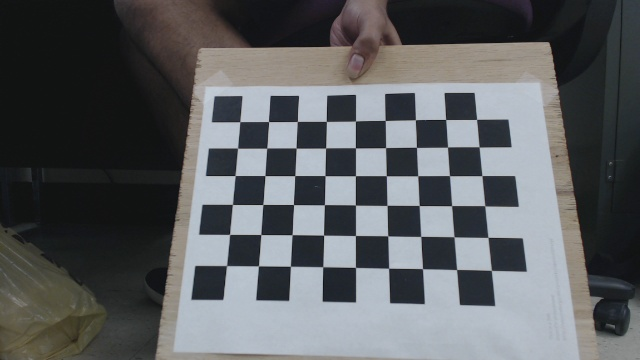
#> input picture Übungsblatt_06/calib_images/left1.jpg, 640 x 360 px; its folder holds only this picture in this run
$ python Aufgabe_01.py
#> lines starting #> are read from the running program, lines starting #| are printed output that depends on the picture; long printed decimals are rounded
import glob
import numpy as np
import cv2
image_pathes = glob.glob("calib_images\*.jpg")

objp = np.zeros((6*9,3), np.float32)
objp[:,:2] = np.mgrid[0:9,0:6].T.reshape(-1,2)


imgpoints = []
objpoints = []

for fname in image_pathes:
    img = cv2.imread(fname)
#> img is the input picture: shape (360, 640, 3); mean B, G, R 96, 93.7, 91.3
    gray = cv2.cvtColor(img,cv2.COLOR_BGR2GRAY)

    # Find the chess board corners
    ret, corners = cv2.findChessboardCorners(gray, (9,6),None)
#> ret = True; corners = 54 rows, first 8: [239.8, 121.7], [268.5, 121.5], [297.4, 121.4], [326.4, 121.4], [355.5, 121], [385.3, 120.5], [415.4, 119.7], [445.6, 119.5]

    # If found, add object points, image points (after refining them)
    if ret == True:
        objpoints.append(objp)
        img = cv2.drawChessboardCorners(img, (9,6), corners,ret)
        imgpoints.append(corners)
        #cv2.imshow('img',img)
        #cv2.waitKey(500)

ret, mtx, dist, rvecs, tvecs = cv2.calibrateCamera(objpoints, imgpoints, gray.shape[::-1],None,None)
#> ret = 0.156; mtx = [[432.6, 0, 313.7], [0, 432.4, 196.5], [0, 0, 1]]; dist = [[0.164, -0.901, -0.000837, -0.00529, 2.38]]; rvecs = ([-0.318, 0.0812, 0.0175],); tvecs = ([-2.56, -2.6, 15.14],)
cv2.destroyAllWindows()
print(mtx)
#| [[432.578    0.         313.665 ]
#|  [  0.         432.357 196.498]
#|  [  0.           0.           1.        ]]
choice = str(raw_input("fx und cx?"))
#> the answer given: 1
if(choice=="j"):
    fx = input("fx: ")
    cx = input("cx: ")
    mtx[0][0]=fx
    mtx[0][2]=cx
    print(mtx)

for i in range(0,len(objpoints)):
    test = cv2.projectPoints(objpoints[i], rvecs[i], tvecs[i], mtx, None)
    img = cv2.imread(image_pathes[i])
    img = cv2.drawChessboardCorners(img, (9,6), test[0],int(ret))
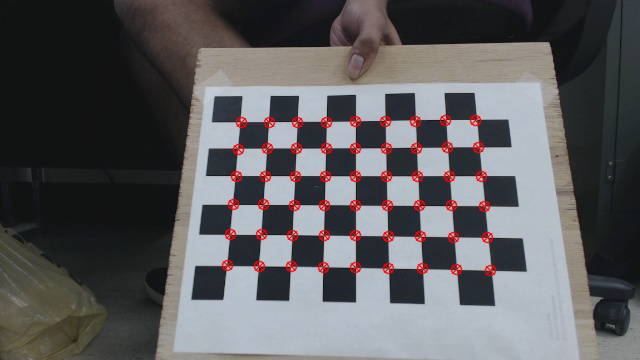
#> img: shape (360, 640, 3); mean B, G, R 94.2, 92.1, 93.3
    cv2.imshow('img',img)
    cv2.waitKey(500)

$ run again, on Übungsblatt_06/calib_images/left13.jpg
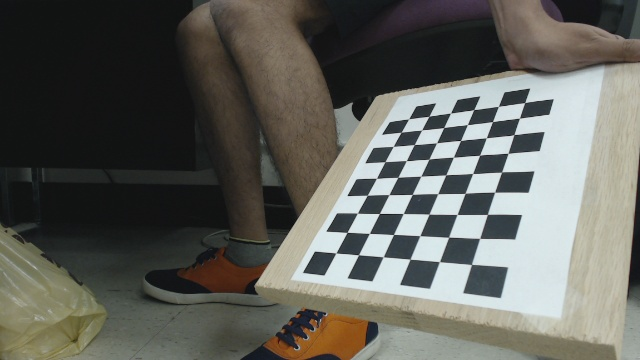
#> input picture Übungsblatt_06/calib_images/left13.jpg, 640 x 360 px
#> img is the input picture: shape (360, 640, 3); mean B, G, R 91.1, 97.2, 96.8
#> `gray = cv2.cvtColor(img,cv2.COLOR_BGR2GRAY)`:
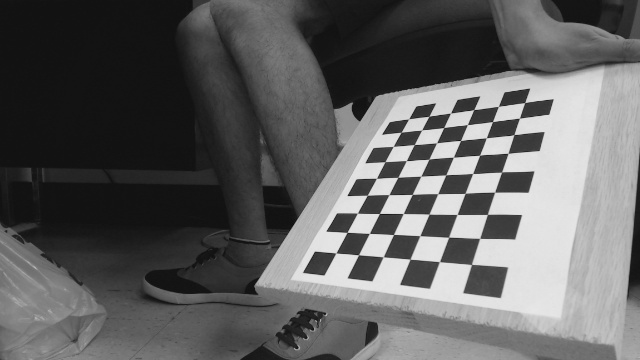
#> gray: shape (360, 640); min 14, max 234, mean 96.4
#> `ret, corners = cv2.findChessboardCorners(gray, (9,6),None)`: ret = True; corners = 54 rows, first 8: [335.8, 252.9], [347.1, 232.4], [357.4, 213.2], [367.1, 195.4], [376.4, 178.4], [385, 161.6], [393.2, 146.5], [401, 132.3]
#> `ret, mtx, dist, rvecs, tvecs = cv2.calibrateCamera(objpoints, imgpoint..`: ret = 0.247; mtx = [[486.6, 0, 290], [0, 498.8, 145.3], [0, 0, 1]]; dist = [[0.149, -0.148, -0.0123, -0.00604, -0.36]]; rvecs = ([-1.2, -0.115, -1.14],); tvecs = ([1.69, 3.87, 17.9],)
#| [[486.630   0.         290.023]
#|  [  0.         498.754 145.290 ]
#|  [  0.           0.           1.        ]]
#> `img = cv2.drawChessboardCorners(img, (9,6), test[0],int(ret))`:
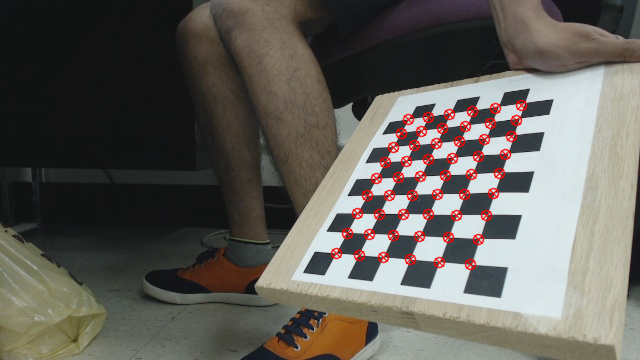
#> img: shape (360, 640, 3); mean B, G, R 89, 95.2, 98.5

$ run again, on Übungsblatt_06/calib_images/left14.jpg
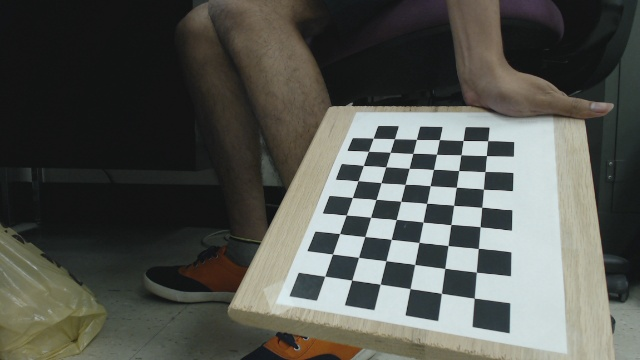
#> input picture Übungsblatt_06/calib_images/left14.jpg, 640 x 360 px
#> img is the input picture: shape (360, 640, 3); mean B, G, R 80.3, 85.9, 84.2
#> `gray = cv2.cvtColor(img,cv2.COLOR_BGR2GRAY)`:
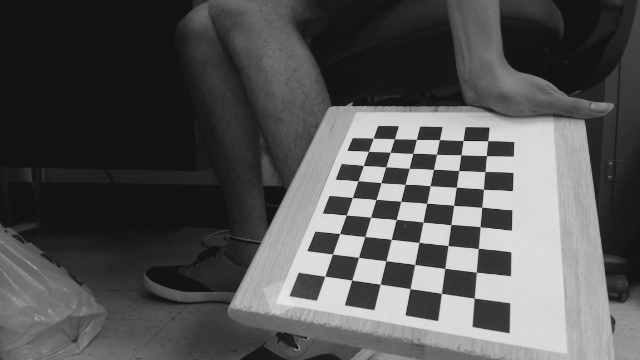
#> gray: shape (360, 640); min 14, max 229, mean 84.7
#> `ret, corners = cv2.findChessboardCorners(gray, (9,6),None)`: ret = True; corners = 54 rows, first 8: [324.7, 276.2], [332.4, 254], [339.6, 233.5], [346.3, 215], [352.3, 197.5], [357.9, 180.7], [363.4, 165.5], [368.5, 151.4]
#> `ret, mtx, dist, rvecs, tvecs = cv2.calibrateCamera(objpoints, imgpoint..`: ret = 0.199; mtx = [[496.4, 0, 292.8], [0, 527, 138.7], [0, 0, 1]]; dist = [[0.326, -1.22, -0.0317, -0.0187, 2.42]]; rvecs = ([-0.966, -0.443, -1.21],); tvecs = ([1.15, 4.63, 17.59],)
#| [[496.382   0.         292.752]
#|  [  0.         527.010 138.683 ]
#|  [  0.           0.           1.        ]]
#> `img = cv2.drawChessboardCorners(img, (9,6), test[0],int(ret))`:
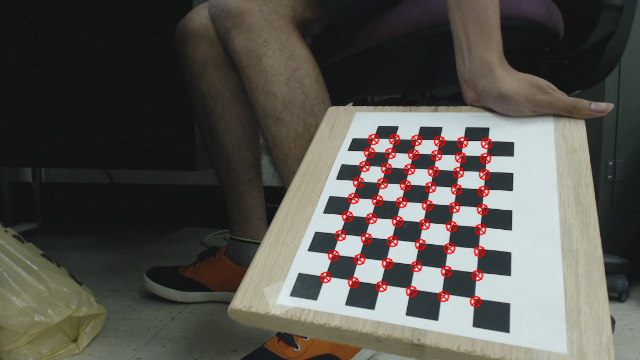
#> img: shape (360, 640, 3); mean B, G, R 78.3, 84, 86

$ run again, on Übungsblatt_06/calib_images/left15.jpg
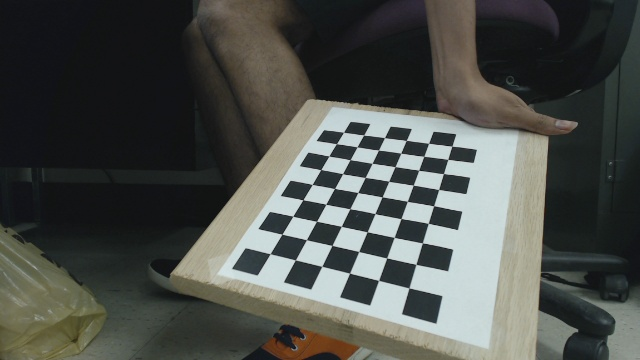
#> input picture Übungsblatt_06/calib_images/left15.jpg, 640 x 360 px
#> img is the input picture: shape (360, 640, 3); mean B, G, R 75.3, 79.6, 76.8
#> `gray = cv2.cvtColor(img,cv2.COLOR_BGR2GRAY)`:
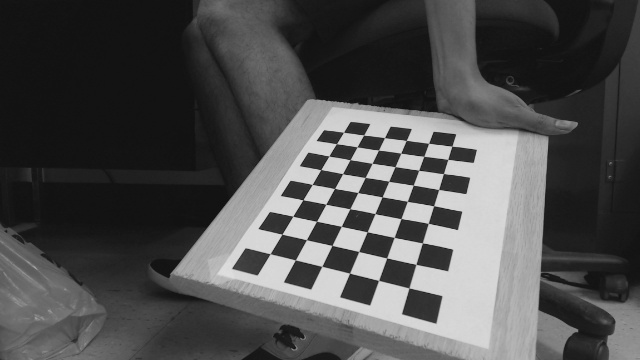
#> gray: shape (360, 640); min 13, max 224, mean 78.3
#> `ret, corners = cv2.findChessboardCorners(gray, (9,6),None)`: ret = True; corners = 54 rows, first 8: [270.2, 253.6], [281.9, 234.1], [292.8, 216.1], [303, 199.7], [312, 184.6], [320.8, 169.5], [329, 155.9], [336.5, 143.6]
#> `ret, mtx, dist, rvecs, tvecs = cv2.calibrateCamera(objpoints, imgpoint..`: ret = 0.22; mtx = [[384.9, 0, 332.8], [0, 320.8, 190.2], [0, 0, 1]]; dist = [[-0.113, 2.21, 3.03e-06, -0.00301, -9.31]]; rvecs = ([-0.665, -0.322, -1.2],); tvecs = ([-2.23, 2.71, 13.73],)
#| [[384.926   0.         332.760]
#|  [  0.         320.795 190.162 ]
#|  [  0.           0.           1.        ]]
#> `img = cv2.drawChessboardCorners(img, (9,6), test[0],int(ret))`:
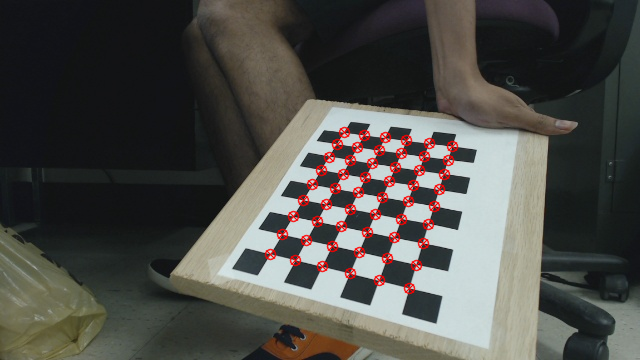
#> img: shape (360, 640, 3); mean B, G, R 73.4, 77.8, 78.7

$ run again, on Übungsblatt_06/calib_images/left10.jpg
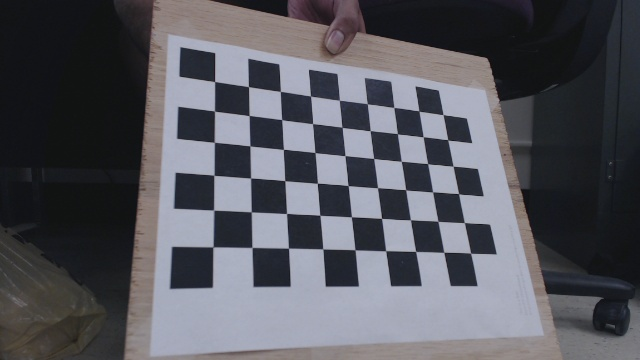
#> input picture Übungsblatt_06/calib_images/left10.jpg, 640 x 360 px
#> img is the input picture: shape (360, 640, 3); mean B, G, R 93.9, 86.9, 86.5
#> `ret, corners = cv2.findChessboardCorners(gray, (9,6),None)`: ret = True; corners = 54 rows, first 8: [214.6, 81.57], [248.5, 86.59], [280.4, 91.45], [310.5, 96.02], [339.4, 100.3], [367.4, 103.8], [393.8, 107.5], [418.9, 111]
#> `ret, mtx, dist, rvecs, tvecs = cv2.calibrateCamera(objpoints, imgpoint..`: ret = 0.211; mtx = [[437.4, 0, 325.7], [0, 453.4, 214.3], [0, 0, 1]]; dist = [[0.298, -2.27, 0.00401, -0.00232, 7.07]]; rvecs = ([-0.376, -0.341, -0.0173],); tvecs = ([-3.32, -3.84, 13.29],)
#| [[437.397   0.         325.722]
#|  [  0.         453.383 214.312]
#|  [  0.           0.           1.        ]]
#> `img = cv2.drawChessboardCorners(img, (9,6), test[0],int(ret))`:
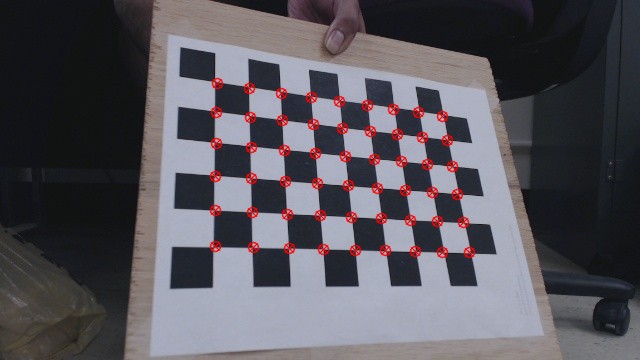
#> img: shape (360, 640, 3); mean B, G, R 92.2, 85.3, 88.6
